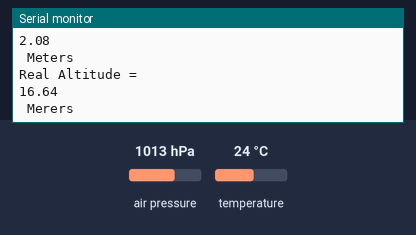
The sketch below on a simulated Arduino Uno, built with avr-gcc and run on an emulated ATmega328P. On the bench: the last lines printed to the serial monitor. The inputs (shaded band) are chosen by the test bench; at power-on: air pressure 1013 hPa, temperature 24 °C.

Above: at 1.2 s.
1.3 s: air pressure set to 1000 hPa
At 1.9 s:
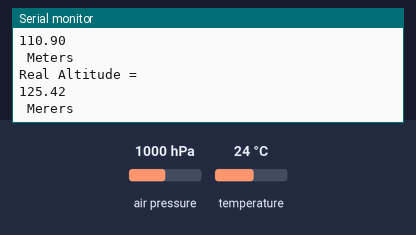
4.6 s: air pressure set to 1048 hPa
At 5.1 s:
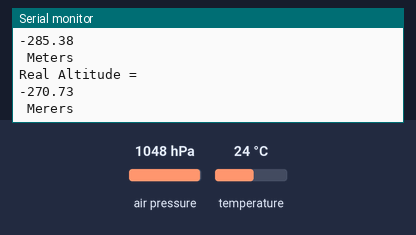
7.9 s: temperature set to 12 °C
11.2 s: air pressure set to 1025 hPa
At 11.8 s:
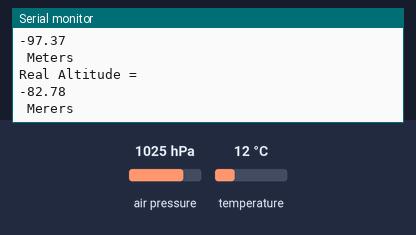
14.5 s: air pressure set to 952 hPa
At 15.1 s:
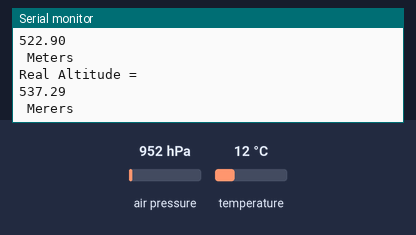
Timing chart, 0 to 17.5 s (numbered marks = the images above; inputs shaded):
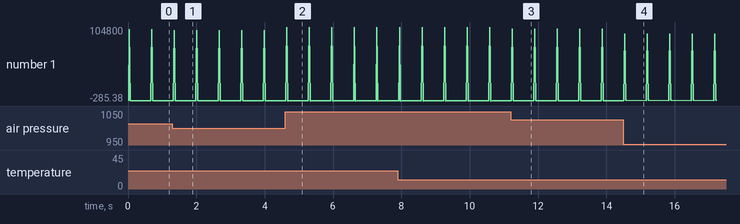

The sketch:

bmp085.ino
```cpp
#include <Wire.h>
#include <Adafruit_BMP085.h>
Adafruit_BMP085 bmp;
void setup() {
  Serial.begin(9600);
  if (!bmp.begin()){
    Serial.println("No BMP085!!!");
    while (1){}
  }

}

void loop() {
  Serial.println("Temperature = ");
  Serial.println(bmp.readTemperature());
  Serial.println(" *C");
  //
  Serial.println("Pressure = ");
  Serial.println(bmp.readPressure());
  Serial.println(" Pa");
  //
  Serial.println("Altitude = ");
  Serial.println(bmp.readAltitude());
  Serial.println(" Meters");
  //
  Serial.println("Real Altitude = ");
  Serial.println(bmp.readAltitude(101500));
  Serial.println(" Merers");
  Serial.println();
  delay(600);
}
```

Measured:
- after the input at 1.3 s, the serial monitor: prints a new line after 0.05 s (image 1)
- after the input at 4.6 s, the serial monitor: prints a new line at once (image 2)
- after the input at 11.2 s, the serial monitor: prints a new line after 0.05 s (image 3)
- after the input at 14.5 s, the serial monitor: prints a new line at once (image 4)
- plotted number 1: 16.64 → 125.42 after the input at 1.3 s, 125.42 → -270.73 after the input at 4.6 s, -270.73 → -82.78 after the input at 11.2 s, -82.78 → 537.29 after the input at 14.5 s
